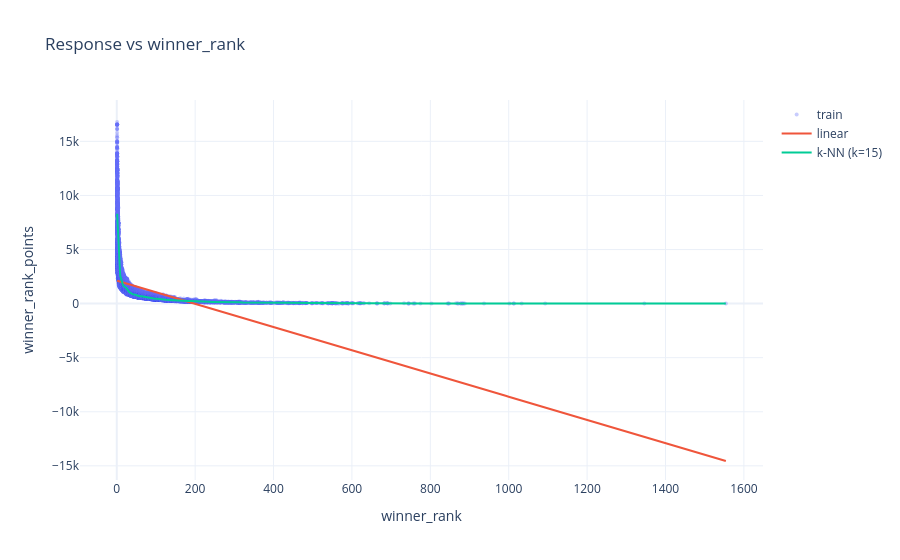

The notebook cell this image was saved under:
### Markdown cell above
## One input: linear vs $k$-NN

### Code cell
fig2, _feat = helpers.linear_vs_knn_single_feature_figure(
    summary["X_train"], summary["y_train"], target
)
fig2.show()

### Figure 1 — Plotly figure (JSON) as saved in the notebook; plotly's stock layout.template omitted (floating-point values rounded to 4 significant figures; data arrays with more than 128 entries replaced by an {"elided": "..."} marker saying what was removed)
{"data": [{"marker": {"opacity": 0.35, "size": 4}, "mode": "markers", "name": "train", "type": "scatter", "x": {"elided": "30000 float values"}, "y": {"elided": "30000 float values"}}, {"mode": "lines", "name": "linear", "type": "scatter", "x": {"elided": "200 float values"}, "y": {"elided": "200 float values"}}, {"mode": "lines", "name": "k-NN (k=15)", "type": "scatter", "x": {"elided": "200 float values"}, "y": {"elided": "200 float values"}}], "layout": {"title": {"text": "Response vs winner_rank"}, "xaxis": {"title": {"text": "winner_rank"}}, "yaxis": {"title": {"text": "winner_rank_points"}}}}
